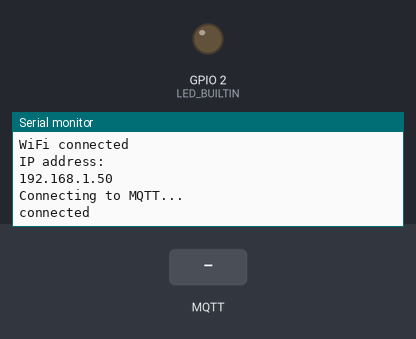
This program was run on a simulated ESP8266 (NodeMCU). On the bench: output pins drawn as LEDs (lit = HIGH, except the on-board LED, lit = LOW), the last lines printed to the serial monitor. Inputs (shaded band) come from the test bench. WiFi joins after 1.5 s; servers stay silent unless stated; no MQTT or app messages arrive unless stated.

Above: at 2.7 s.
2.8 s: MQTT message "1" arrives on the first subscribed topic
At 3.6 s:
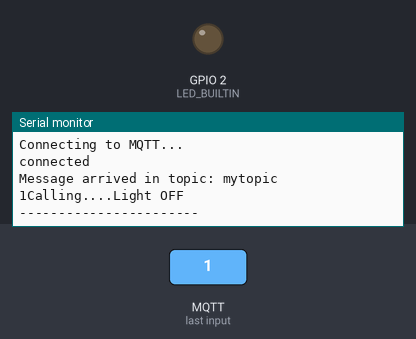
4.3 s: MQTT message "on" arrives on the first subscribed topic
At 4.7 s:
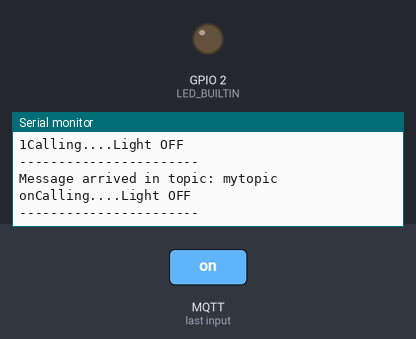
5.8 s: MQTT message "off" arrives on the first subscribed topic
At 7.1 s:
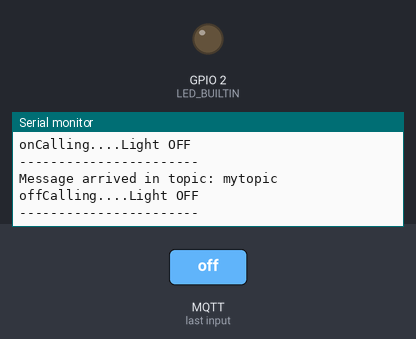

The program:

main.cpp
```cpp
#include <Arduino.h>
#include <ESP8266WiFi.h>
#include <PubSubClient.h>
//WIFI UserID/Password
const char *ssid = "*****";
const char *password = "****";

//MQTT Credentials
const char *mqttServer = "m14.cloudmqtt.com";
const int mqttPort = 16129;
const char *mqttUser = "****";
const char *mqttPassword = "******";

WiFiClient espClient;
PubSubClient client(espClient);

//#define LED_BUILTIN 0

void ledON()
{
    Serial.print("Calling....Light ON");
    digitalWrite(LED_BUILTIN, LOW);
}

void ledOFF()
{
    Serial.print("Calling....Light OFF");
    digitalWrite(LED_BUILTIN, HIGH);
}

void callback(char *topic, byte *payload, unsigned int length)
{

    Serial.print("Message arrived in topic: ");
    Serial.println(topic);
    payload[length] = '\0';
    String s = String((char *)payload);
    Serial.print(s);
    String stringTopicValue = String("LightOn");

    if (s.equals(stringTopicValue))
    {
        ledON();
    }
    else
    {
        ledOFF();
    }

    // Serial.print("Message:");
    // for (int i = 0; i < length; i++)
    // {
    //     Serial.print((char)payload[i]);
    // }

    Serial.println();
    Serial.println("-----------------------");
}

void reconnect()
{
    // Loop until we're reconnected
    while (!client.connected())
    {
        Serial.print("Attempting MQTT connection...");
        // Attempt to connect
        if (client.connect("ESP8266Client", mqttUser, mqttPassword))
        {
            Serial.println("connected");
            // ... and subscribe to topic
            client.subscribe("mytopic");
        }
        else
        {
            Serial.print("failed, rc=");
            Serial.print(client.state());
            Serial.println(" try again in 5 seconds");
            // Wait 5 seconds before retrying
            delay(5000);
        }
    }
}

void setup()
{
    Serial.begin(115200);
    pinMode(LED_BUILTIN, OUTPUT);
    digitalWrite(LED_BUILTIN, HIGH);
    Serial.println("Connecting to ");
    Serial.println(ssid);
    WiFi.begin(ssid, password);
    while (WiFi.status() != WL_CONNECTED)
    {
        delay(500);
        Serial.print(".");
    }
    Serial.println("");
    Serial.println("WiFi connected");
    Serial.println("IP address: ");
    Serial.println(WiFi.localIP());

    client.setServer(mqttServer, mqttPort);
    client.setCallback(callback);

    //Connect to MQTT
    while (!client.connected())
    {
        Serial.println("Connecting to MQTT...");

        if (client.connect("ESP8266Client", mqttUser, mqttPassword))
        {

            Serial.println("connected");
        }
        else
        {

            Serial.print("failed with state ");
            Serial.print(client.state());
            delay(2000);
        }
    }

    client.publish("mytopic", "Hello from ESP8266");
    client.subscribe("mytopic");

    // put your setup code here, to run once:
    //pinMode(LED_BUILTIN, OUTPUT);
}

void loop()
{
    if (!client.connected())
    {
        reconnect();
    }
    client.loop();
}
```

Measured:
- after the input at 2.8 s, the serial monitor: prints a new line at once (image 1)
- after the input at 4.3 s, the serial monitor: prints a new line at once (image 2)
- after the input at 5.8 s, the serial monitor: prints a new line at once (image 3)
